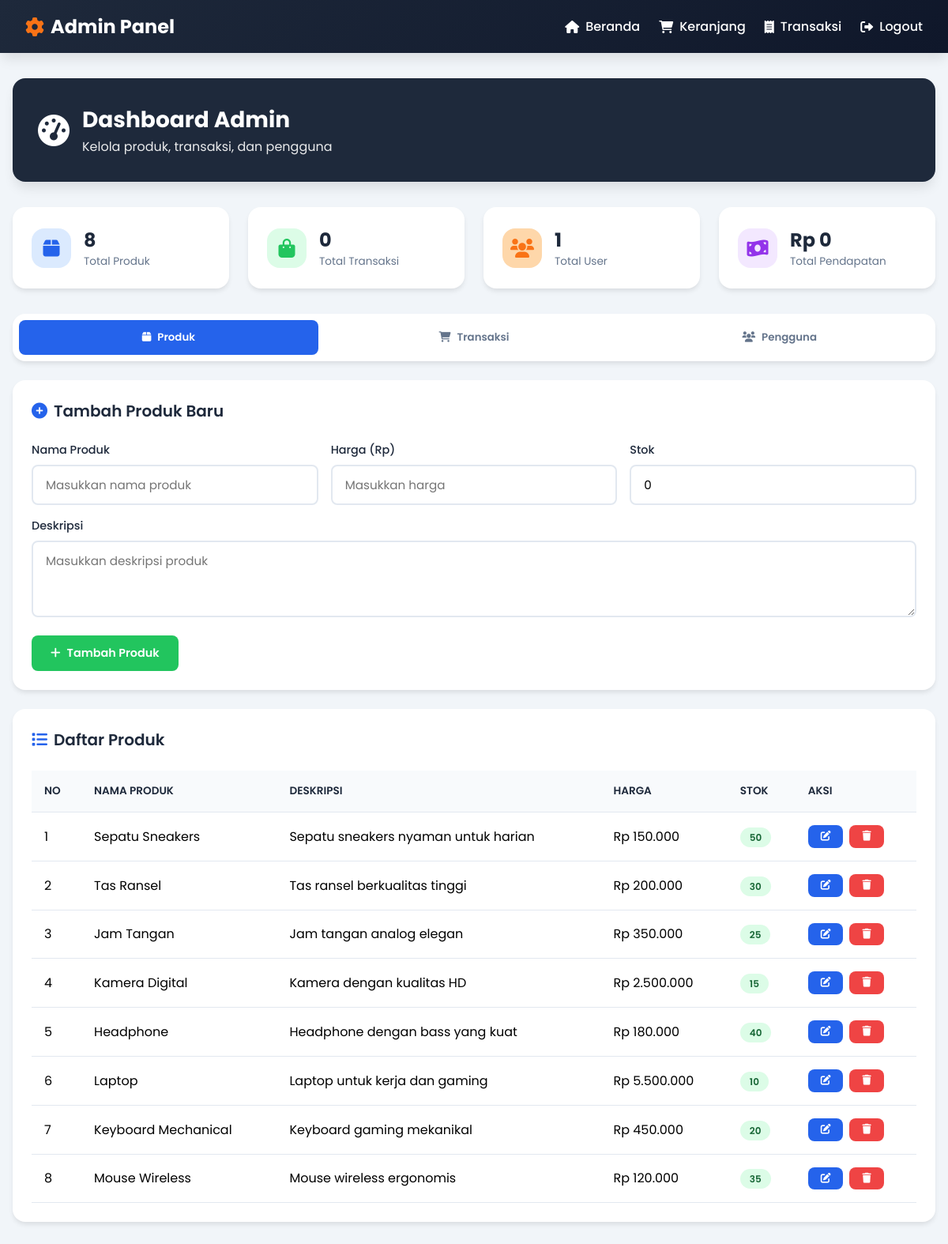
/admin.php (signed in), run on the app's committed database.
### tables this page shows
CREATE TABLE IF NOT EXISTS produk (
    id INT AUTO_INCREMENT PRIMARY KEY,
    nama_produk VARCHAR(100) NOT NULL,
    deskripsi TEXT,
    harga DECIMAL(10,2) NOT NULL,
    stok INT NOT NULL DEFAULT 0,
    gambar VARCHAR(255) DEFAULT 'default.png',
    created_at TIMESTAMP DEFAULT CURRENT_TIMESTAMP
);

### koneksi.php (called while the page is built, shortened)
<?php
function formatRupiah($angka) {
    return "Rp " . number_format($angka, 0, ',', '.');
}
?>

### admin.php (the view, shortened to what this page needs)
<?php
require_once 'koneksi.php';
$stmt = $conn->query("SELECT * FROM produk ORDER BY created_at DESC");
$produk = $stmt->fetchAll();
?>
<!DOCTYPE html>
<html lang="id">
<head>
    <link rel="stylesheet" href="https://cdnjs.cloudflare.com/ajax/libs/font-awesome/6.0.0/css/all.min.css">
</head>
<body>
    <nav class="navbar">
        <div class="navbar-container">
            <a href="index.php" class="logo">
                <i class="fas fa-cog"></i>
                Admin Panel
            </a>
            <div class="nav-menu">
                <a href="index.php" class="nav-link">
                    <i class="fas fa-home"></i> Beranda
                </a>
                <a href="keranjang.php" class="nav-link">
                    <i class="fas fa-shopping-cart"></i> Keranjang
                </a>
                <a href="transaksi.php" class="nav-link">
                    <i class="fas fa-receipt"></i> Transaksi
                </a>
                <a href="logout.php" class="nav-link">
                    <i class="fas fa-sign-out-alt"></i> Logout
                </a>
            </div>
        </div>
    </nav>
    <div class="container">
        <div class="page-header">
            <i class="fas fa-tachometer-alt"></i>
            <div>
                <h1>Dashboard Admin</h1>
                <p>Kelola produk, transaksi, dan pengguna</p>
            </div>
        </div>
        <div class="stats-grid">
            <?php
            $totalProduk = $conn->query("SELECT COUNT(*) as total FROM produk")->fetch()['total'];
            $totalTransaksi = $conn->query("SELECT COUNT(*) as total FROM transaksi WHERE status = 'selesai'")->fetch()['total'];
            $totalUser = $conn->query("SELECT COUNT(*) as total FROM users WHERE role = 'user'")->fetch()['total'];
            $totalPendapatan = $conn->query("SELECT COALESCE(SUM(total_harga), 0) as total FROM transaksi WHERE status = 'selesai'")->fetch()['total'];
            ?>
            <div class="stat-card">
                <div class="stat-icon blue">
                    <i class="fas fa-box"></i>
                </div>
                <div class="stat-info">
                    <h3><?= $totalProduk ?></h3>
                    <p>Total Produk</p>
                </div>
            </div>
            <div class="stat-card">
                <div class="stat-icon green">
                    <i class="fas fa-shopping-bag"></i>
                </div>
                <div class="stat-info">
                    <h3><?= $totalTransaksi ?></h3>
                    <p>Total Transaksi</p>
                </div>
            </div>
            <div class="stat-card">
                <div class="stat-icon orange">
                    <i class="fas fa-users"></i>
                </div>
                <div class="stat-info">
                    <h3><?= $totalUser ?></h3>
                    <p>Total User</p>
                </div>
            </div>
            <div class="stat-card">
                <div class="stat-icon purple">
                    <i class="fas fa-money-bill-wave"></i>
                </div>
                <div class="stat-info">
                    <h3><?= formatRupiah($totalPendapatan) ?></h3>
                    <p>Total Pendapatan</p>
                </div>
            </div>
        </div>
        <div class="tabs">
            <button class="tab-btn active" onclick="showTab('produk')">
                <i class="fas fa-box"></i> Produk
            </button>
            <button class="tab-btn" onclick="showTab('transaksi')">
                <i class="fas fa-shopping-cart"></i> Transaksi
            </button>
            <button class="tab-btn" onclick="showTab('pengguna')">
                <i class="fas fa-users"></i> Pengguna
            </button>
        </div>
        <div id="produk" class="tab-content active">
            <div class="card">
                <div class="card-header">
                    <h3 class="card-title">
                        <i class="fas fa-plus-circle"></i> Tambah Produk Baru
                    </h3>
                </div>
                <form method="POST" action="">
                    <div class="form-grid">
                        <div class="form-group">
                            <label>Nama Produk</label>
                            <input type="text" name="nama_produk" placeholder="Masukkan nama produk" required>
                        </div>
                        <div class="form-group">
                            <label>Harga (Rp)</label>
                            <input type="number" name="harga" placeholder="Masukkan harga" required min="0">
                        </div>
                        <div class="form-group">
                            <label>Stok</label>
                            <input type="number" name="stok" placeholder="Jumlah stok" required min="0" value="0">
                        </div>
                    </div>
                    <div class="form-group">
                        <label>Deskripsi</label>
                        <textarea name="deskripsi" rows="3" placeholder="Masukkan deskripsi produk"></textarea>
                    </div>
                    <button type="submit" name="tambah" value="1" class="btn btn-success">
                        <i class="fas fa-plus"></i> Tambah Produk
                    </button>
                </form>
            </div>
            <div class="card">
                <div class="card-header">
                    <h3 class="card-title">
                        <i class="fas fa-list"></i> Daftar Produk
                    </h3>
                </div>
                <div class="table-container">
                    <table>
                        <thead>
                            <tr>
                                <th>No</th>
                                <th>Nama Produk</th>
                                <th>Deskripsi</th>
                                <th>Harga</th>
                                <th>Stok</th>
                                <th>Aksi</th>
                            </tr>
                        </thead>
                        <tbody>
                            <?php foreach ($produk as $index => $p): ?>
                                <tr>
                                    <td><?= $index + 1 ?></td>
                                    <td><?= htmlspecialchars($p['nama_produk']) ?></td>
                                    <td><?= htmlspecialchars($p['deskripsi'] ?? '-') ?></td>
                                    <td><?= formatRupiah($p['harga']) ?></td>
                                    <td>
                                        <span class="stok-badge <?= $p['stok'] > 0 ? 'stok-tersedia' : 'stok-habis' ?>">
                                            <?= $p['stok'] ?>
                                        </span>
                                    </td>
                                    <td>
                                        <div class="action-btns">
                                            <button class="btn btn-primary btn-sm" onclick="editProduk(<?= $p['id'] ?>, '<?= htmlspecialchars($p['nama_produk']) ?>', '<?= htmlspecialchars($p['deskripsi'] ?? '') ?>', <?= $p['harga'] ?>, <?= $p['stok'] ?>)">
                                                <i class="fas fa-edit"></i>
                                            </button>
                                            <a href="?hapus=<?= $p['id'] ?>" class="btn btn-danger btn-sm" onclick="return confirm('Yakin hapus produk ini?')">
                                                <i class="fas fa-trash"></i>
                                            </a>
                                        </div>
                                    </td>
                                </tr>
                            <?php endforeach; ?>
                        </tbody>
                    </table>
                </div>
            </div>
        </div>
    </div>
</body>
</html>

### data on the page
produk: nama_produk "Sepatu Sneakers", deskripsi "Sepatu sneakers nyaman untuk harian", harga "Rp 150.000", stok "50"
produk: nama_produk "Tas Ransel", deskripsi "Tas ransel berkualitas tinggi", harga "Rp 200.000", stok "30"
produk: nama_produk "Jam Tangan", deskripsi "Jam tangan analog elegan", harga "Rp 350.000", stok "25"
produk: nama_produk "Kamera Digital", deskripsi "Kamera dengan kualitas HD", harga "Rp 2.500.000", stok "15"
produk: nama_produk "Headphone", deskripsi "Headphone dengan bass yang kuat", harga "Rp 180.000", stok "40"
produk: nama_produk "Laptop", deskripsi "Laptop untuk kerja dan gaming", harga "Rp 5.500.000", stok "10"
produk: nama_produk "Keyboard Mechanical", deskripsi "Keyboard gaming mekanikal", harga "Rp 450.000", stok "20"
produk: nama_produk "Mouse Wireless", deskripsi "Mouse wireless ergonomis", harga "Rp 120.000", stok "35"

### other printed values
$totalProduk "8"
$totalTransaksi "0"
$totalUser "1"
formatRupiah($totalPendapatan) "Rp 0"
